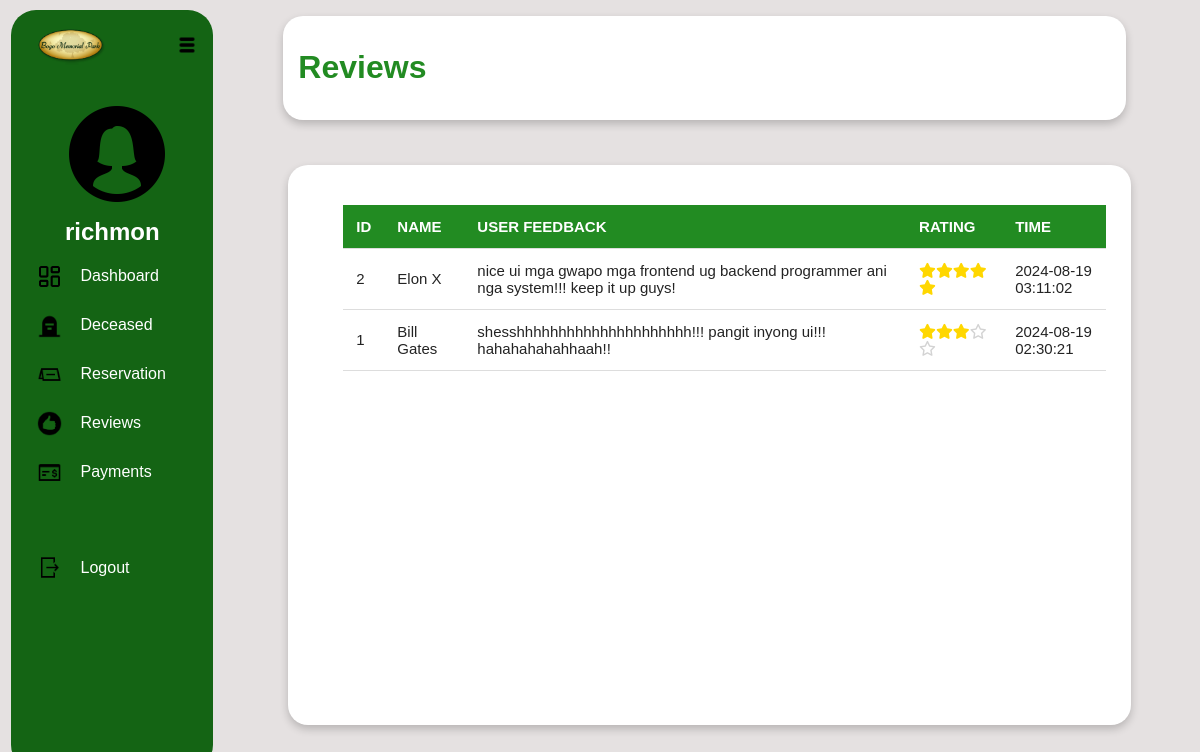
Page /admindashboard/adminreviews.php (signed in) on the earlier database version.
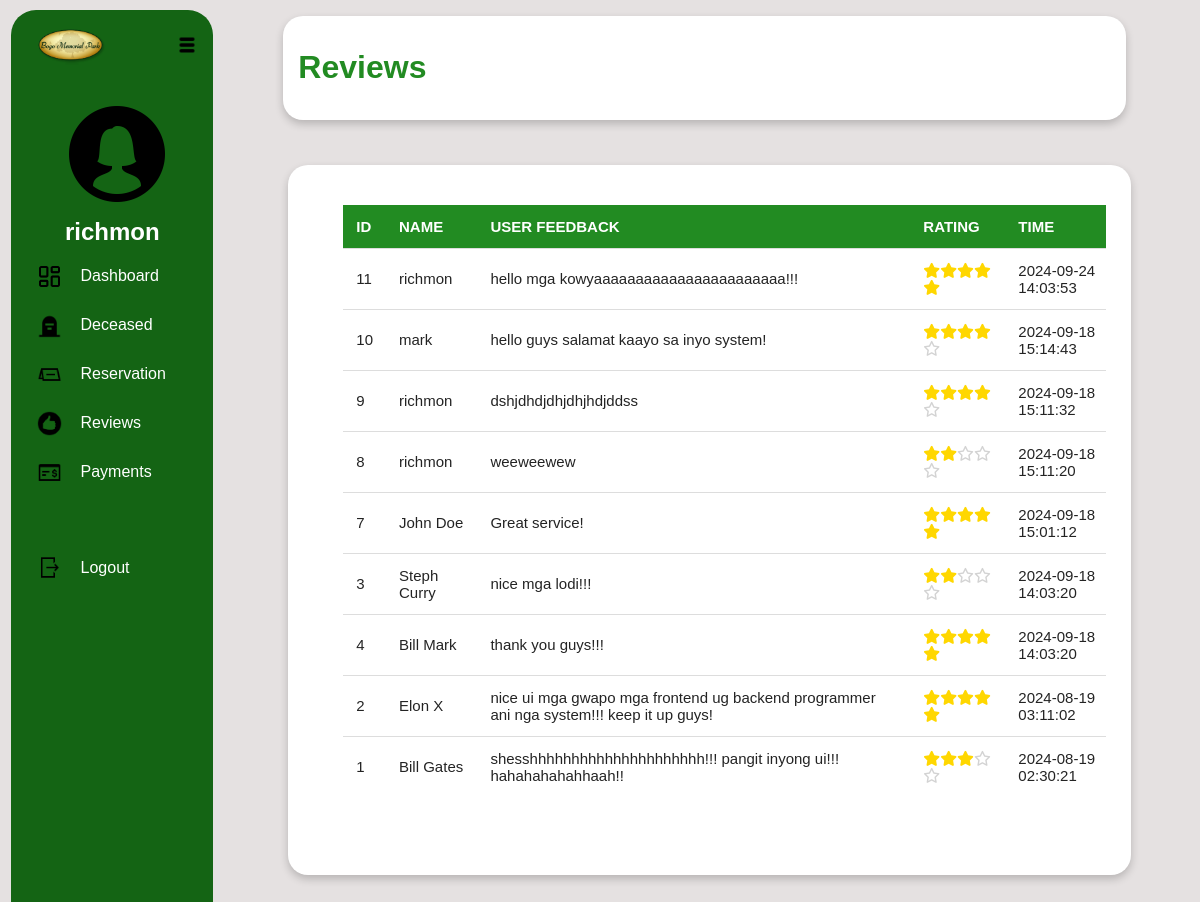
Same page on the later database version.
### tables this page shows
CREATE TABLE `reviews` (
  `id` int(11) NOT NULL,
  `fullname` varchar(255) NOT NULL,
  `userfeedback` text DEFAULT NULL,
  `rating` float NOT NULL,
  `time` timestamp NOT NULL DEFAULT current_timestamp(),
  `user_id` int(11) DEFAULT NULL
);

### admindashboard/adminreviews.php (the view, shortened to what this page needs)
<?php
$firstname = isset($_SESSION['firstname']) ? htmlspecialchars($_SESSION['firstname']) : 'Guest';
require_once '../connection/connection.php';
$servername = "localhost";
$username = "root";
$password = "";
$dbname = "capstone2db";
try {
    $pdo = new PDO("mysql:host=$servername;dbname=$dbname", $username, $password);
    $pdo->setAttribute(PDO::ATTR_ERRMODE, PDO::ERRMODE_EXCEPTION);
} catch (PDOException $e) {
    die("Connection failed: " . $e->getMessage());
}
?>
<!DOCTYPE html>
<html lang="en">
<head>
    <link rel="stylesheet" href="./admindashboardcss/adminreviews.css">
    <link rel="stylesheet" href="https://cdnjs.cloudflare.com/ajax/libs/font-awesome/6.0.0-beta3/css/all.min.css">
</head>
<body>
    <div class="row">
        <div class="left-content col-4">
            <div class="memoriallogo"><img src="../images/bogomemoriallogo.png" alt="bogomemoriallogo"></div>
            <div class="hamburgermenu"><img src="../images/hamburgermenu.png" alt="hamburgermenu"></div>
            <div class="adminprofile">
                <center>
                    <img src="../images/female.png" alt="adminicon">
                    <h2><?php echo $firstname; ?></h2>
                </center>
            </div>
            <center>
                <br>
                <div class="adminlinks">
                            <span><img src="../images/dashboard.png" alt="">&nbsp;&nbsp;&nbsp;<a href="adminDashboard.php">Dashboard</a></span>
                            <span><img src="../images/deceased.png" alt="">&nbsp;&nbsp;&nbsp;<a href="adminDeceased.php">Deceased</a></span>
                            <span><img src="../images/reservation.png" alt="">&nbsp;&nbsp;&nbsp;<a href="adminreservation.php">Reservation</a></span>
                            <span><img src="../images/review.png" alt="">&nbsp;&nbsp;&nbsp;<a href="adminreviews.php">Reviews</a></span>
                            <span><img src="../images/payment.png" alt="">&nbsp;&nbsp;&nbsp;<a href="adminpayment.php">Payments</a></span>
                            <br>
                            <span><img src="../images/logout.png" alt="">&nbsp;&nbsp;&nbsp;<a href="../logout.php">Logout</a></span>
                        </div>
                <br>
            </center>
        </div>
        <div class="main">
            <div class="right-content1">
                <div class="right-header col-9">
                    <br>
                    <h1> Reviews </h1>
                </div>
            </div>
            <div class="right-content2">
                <div class="right-header col-9">
                    <div class="table-container">
                    <table id="myTable">
                        <thead>
                            <tr>
                                <th>ID</th>
                                <th>NAME</th>
                                <th>USER FEEDBACK</th>
                                <th>RATING</th>
                                <th>TIME</th>
                            </tr>
                        </thead>
                        <tbody>
                        <?php
                            $sql = "SELECT id, fullname, userfeedback, rating, time FROM reviews ORDER BY time DESC LIMIT 1000";
                            $stmt = $pdo->prepare($sql);
                            $stmt->execute();
                            if ($stmt->rowCount() > 0) {
                                while ($row = $stmt->fetch(PDO::FETCH_ASSOC)) {
                                    echo "<tr>
                                            <td>" . htmlspecialchars($row["id"]). "</td>
                                            <td>" . htmlspecialchars($row["fullname"]). "</td>
                                            <td>" . htmlspecialchars($row["userfeedback"]). "</td>
                                            <td>";
                                    $rating = (int)$row['rating'];
                                    for ($i = 1; $i <= 5; $i++) {
                                        if ($i <= $rating) {
                                            echo "<i class='fas fa-star'></i>";
                                        } else {
                                            echo "<i class='far fa-star'></i>";
                                        }
                                    }
                                    echo "</td>
                                            <td>" . htmlspecialchars($row["time"]). "</td>
                                        </tr>";
                                }
                            } else {
                                echo "<tr><td colspan='5'>0 results</td></tr>";
                            }
                        ?>
                        </tbody>
                    </table>
                    </div>
                </div>
            </div>
        </div>
    </div>
</body>
</html>

### admindashboard/admindashboardcss/adminreviews.css (style rules this page uses)
* { margin: 0; padding: 0; box-sizing: border-box; font-family: Arial, sans-serif; }
body { background-color: #e5e1e1; }
.row::after { content: ""; clear: both; display: block; }
[class*="col-"] { float: left; padding: 15px; }
.col-4 { width: 33.33%; }
.col-9 { width: 75%; }
.row { width: 100%; height: 100vh; display: flex; }
.left-content { background-color: rgb(20, 100, 20); color: white; border-radius: 25px; height: 95vh; margin-top: 0.6rem; margin-left: 0.7rem; width: 250px; position: relative; padding: 1rem; }
.memoriallogo img { width: 95px; position: absolute; top: 0.6rem; filter: drop-shadow (0px, 0px, 20px,black); }
.hamburgermenu img { width: 20px; float: right; margin-top: 0.6rem; }
.adminprofile img { width: 100px; margin-top: 3rem; padding-left: 30px; }
.main { width: 100%; margin-top: 1rem; margin-left: 50px; }
.right-content1 { margin-left: 20px; width: 90%; height: 6.5rem; background-color: white; color: forestgreen; border-radius: 20px; box-shadow: 0 4px 8px rgba(0, 0, 0, 0.2) }
.right-content2 { margin-left: 25px; width: 90%; height: 70vh; margin-top: 2.8rem; background-color: white; color: rgb(0, 0, 0); border-radius: 20px; box-shadow: 0 4px 8px rgba(0, 0, 0, 0.2) }
.adminlinks { display: flex; flex-direction: column; gap: 1.5rem; align-items: flex-start; margin-left: 10px; }
.adminlinks span { display: flex; align-items: center; width: 100%; }
.adminlinks img { width: 25px; margin-right: 5px; }
.adminlinks a { text-decoration: none; color: white; font-size: 1rem; display: inline-block; }
.adminprofile img { padding-top: 20px; border-radius: 50%; width: 150px; }
.adminlinks span:last-child { margin-top: 0.3rem; }
.table-container { margin-top: 5px; height: 60vh; overflow-y: auto; margin-left: 20px; width: 130%; background-color: white; color: rgb(0, 0, 0); border-radius: 20px; overflow-x: hidden; }
table { width: 100%; border-collapse: collapse; margin: 20px 0; font-size: 20px; text-align: left; color: rgba(0, 0, 0, 0.863); margin-left: 20px; padding: 10px; }
th, td { padding: 13px; border-bottom: 1px solid #ddd; font-size: 15px; }
th { background-color: forestgreen; color:white; }
.fas.fa-star { color: gold; }
.far.fa-star { color: lightgray; }

Differences in the rows shown:
added reviews: id "11", fullname "richmon", userfeedback "hello mga kowyaaaaaaaaaaaaaaaaaaaaaaa!!!", rating 5 (drawn), time "2024-09-24 14:03:53"
added reviews: id "10", fullname "mark", userfeedback "hello guys salamat kaayo sa inyo system!", rating 4 (drawn), time "2024-09-18 15:14:43"
added reviews: id "9", fullname "richmon", userfeedback "dshjdhdjdhjdhjhdjddss", rating 4 (drawn), time "2024-09-18 15:11:32"
added reviews: id "8", fullname "richmon", userfeedback "weeweewew", rating 2 (drawn), time "2024-09-18 15:11:20"
added reviews: id "7", fullname "John Doe", userfeedback "Great service!", rating 5 (drawn), time "2024-09-18 15:01:12"
added reviews: id "3", fullname "Steph Curry", userfeedback "nice mga lodi!!!", rating 2 (drawn), time "2024-09-18 14:03:20"
added reviews: id "4", fullname "Bill Mark", userfeedback "thank you guys!!!", rating 5 (drawn), time "2024-09-18 14:03:20"
